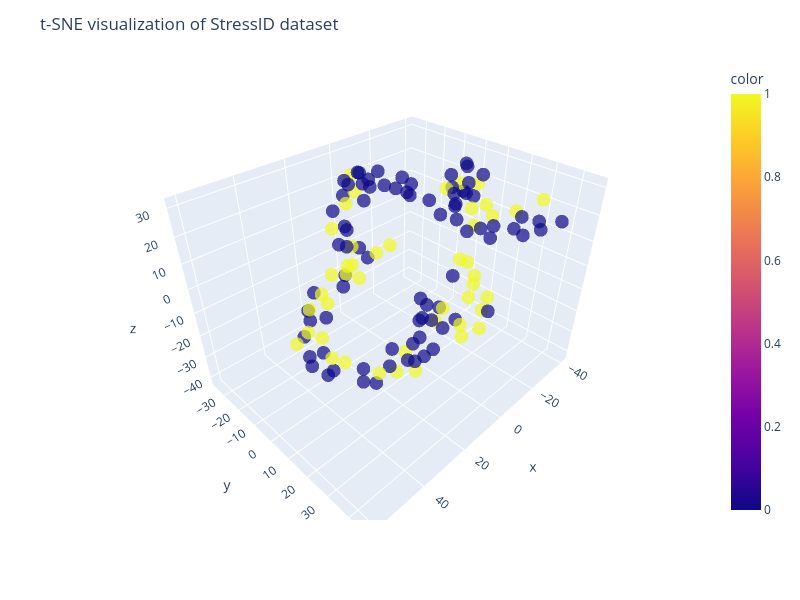

Notebook code for this chart:
### Code cell
# t-SNE in StressID
# Best N-comp=3, Perp=10 (perp range(1, 40, 1))
ed_Ncomp = 3
ed_Perp = 10

ed_tsne = TSNE(n_components=ed_Ncomp, perplexity=ed_Perp, random_state=RAN_STATE)
ed_X_tsne = ed_tsne.fit_transform(ed_X)
display(ed_tsne.kl_divergence_)

fig = px.scatter_3d(
    x=ed_X_tsne[:, 0], y=ed_X_tsne[:, 1], z=ed_X_tsne[:, 2], color=ed_bclass_labels, opacity=0.7, width=800, height=600
)
fig.update_layout(
    title="t-SNE visualization of StressID dataset",
    xaxis_title="1st t-SNE",
    yaxis_title="2nd t-SNE",
)
fig.show()
